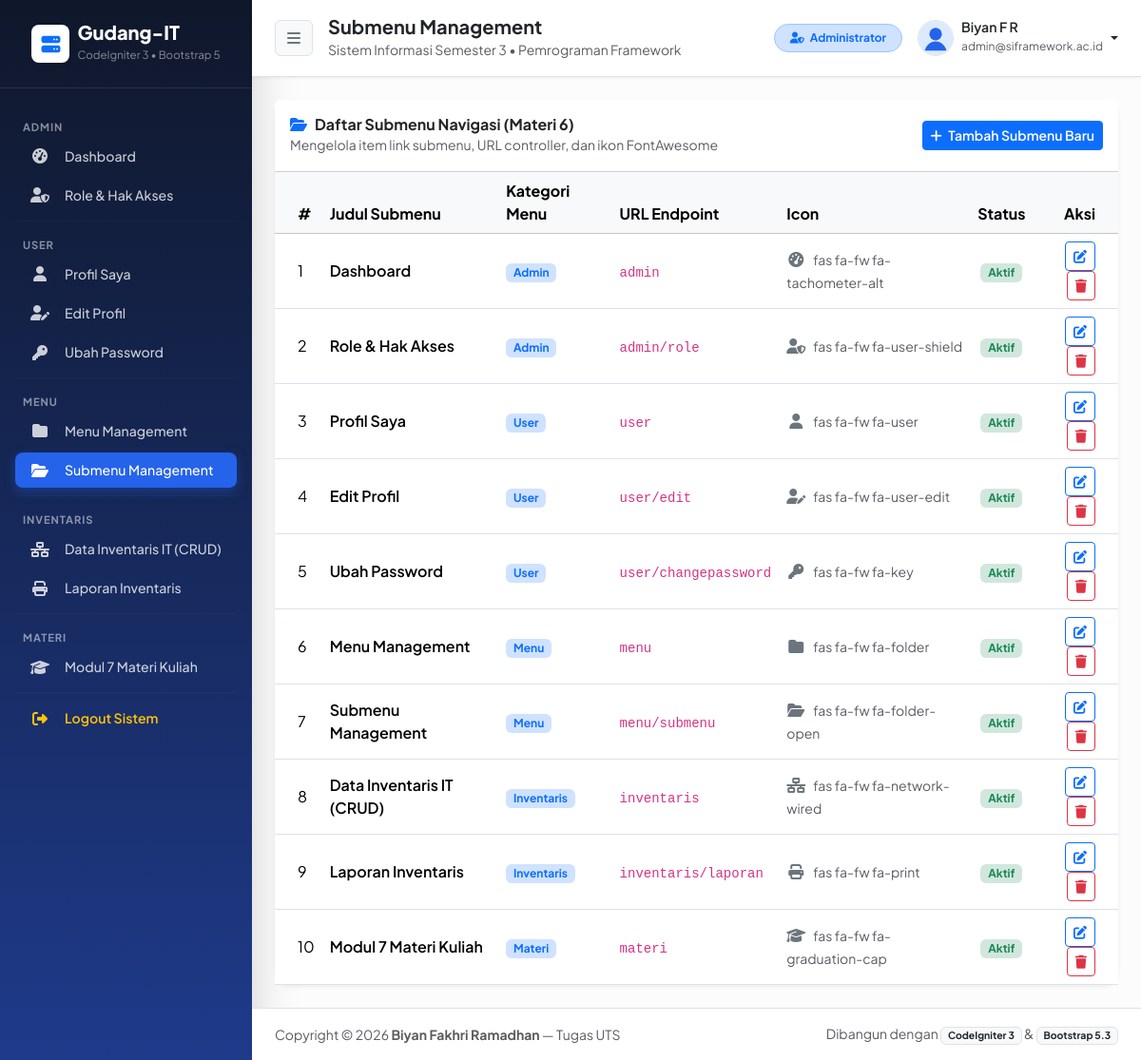
The page /index.php/menu/submenu (signed in) on the database its author committed.
### tables this page shows
CREATE TABLE `user_menu` (
  `id` int(11) NOT NULL AUTO_INCREMENT,
  `menu` varchar(128) NOT NULL,
  PRIMARY KEY (`id`)
);

CREATE TABLE `user_sub_menu` (
  `id` int(11) NOT NULL AUTO_INCREMENT,
  `menu_id` int(11) NOT NULL,
  `title` varchar(128) NOT NULL,
  `url` varchar(128) NOT NULL,
  `icon` varchar(128) NOT NULL,
  `is_active` int(1) NOT NULL DEFAULT 1,
  PRIMARY KEY (`id`),
  KEY `menu_id` (`menu_id`)
);

CREATE TABLE `user` (
  `id` int(11) NOT NULL AUTO_INCREMENT,
  `name` varchar(128) NOT NULL,
  `email` varchar(128) NOT NULL,
  `image` varchar(128) NOT NULL DEFAULT 'default.svg',
  `password` varchar(256) NOT NULL,
  `role_id` int(11) NOT NULL,
  `is_active` int(1) NOT NULL DEFAULT 1,
  `date_created` int(11) NOT NULL,
  PRIMARY KEY (`id`),
  UNIQUE KEY `email` (`email`)
);

### application/controllers/Menu.php (called while the page is built, shortened)
<?php
class Menu extends CI_Controller
{
    public function __construct()
    {
        is_logged_in();
        $this->load->model('Menu_model', 'menu');
    }
    public function submenu()
    {
        $data['title'] = 'Submenu Management';
        $data['user'] = $this->db->get_where('user', ['email' => $this->session->userdata('email')])->row_array();
        $data['subMenu'] = $this->menu->getSubMenu();
        $data['menu'] = $this->db->get('user_menu')->result_array();
        $this->form_validation->set_rules('title', 'Judul Submenu', 'required|trim');
        $this->form_validation->set_rules('menu_id', 'Kategori Menu', 'required|trim');
        $this->form_validation->set_rules('url', 'URL Submenu', 'required|trim');
        $this->form_validation->set_rules('icon', 'Icon FontAwesome', 'required|trim');
        if ($this->form_validation->run() == false) {
            $this->load->view('templates/header', $data);
            $this->load->view('templates/sidebar', $data);
            $this->load->view('templates/topbar', $data);
            $this->load->view('menu/submenu', $data);
            $this->load->view('templates/footer');
        }
    }
}

### index.php (called while the page is built, shortened)
<?php
require_once BASEPATH . 'core/CodeIgniter.php';

### application/models/Menu_model.php (called while the page is built, shortened)
<?php
class Menu_model extends CI_Model
{
    public function getSubMenu()
    {
        $query = "SELECT `user_sub_menu`.*, `user_menu`.`menu`
                    FROM `user_sub_menu` JOIN `user_menu`
                      ON `user_sub_menu`.`menu_id` = `user_menu`.`id`
                ORDER BY `user_sub_menu`.`menu_id` ASC, `user_sub_menu`.`id` ASC";
        return $this->db->query($query)->result_array();
    }
}

### application/helpers/wpu_helper.php (called while the page is built, shortened)
<?php
function is_logged_in()
{
    $ci = get_instance();
    if (!$ci->session->userdata('email')) {
        redirect('auth');
    } else {
        $menu = ucfirst(strtolower((string)$ci->uri->segment(1)));
        $queryMenu = $ci->db->get_where('user_menu', ['menu' => $menu])->row_array();
    }
}

### application/views/menu/submenu.php (the view, shortened to what this page needs)
<div class="row">
    <div class="col-lg-12">
        <div class="card border-0 shadow-sm rounded-4">
            <div class="card-header bg-white py-3 d-flex justify-content-between align-items-center">
                <div>
                    <h6 class="m-0 fw-bold text-dark"><i class="fas fa-folder-open text-primary me-2"></i>Daftar Submenu Navigasi (Materi 6)</h6>
                    <small class="text-muted">Mengelola item link submenu, URL controller, dan ikon FontAwesome</small>
                </div>
                <button class="btn btn-primary btn-sm fw-semibold" data-bs-toggle="modal" data-bs-target="#newSubMenuModal">
                    <i class="fas fa-plus me-1"></i> Tambah Submenu Baru
                </button>
            </div>
            <div class="card-body p-0">
                <div class="table-responsive">
                    <table class="table table-hover align-middle mb-0">
                        <thead class="table-light">
                            <tr>
                                <th class="ps-4">#</th>
                                <th>Judul Submenu</th>
                                <th>Kategori Menu</th>
                                <th>URL Endpoint</th>
                                <th>Icon</th>
                                <th class="text-center">Status</th>
                                <th class="text-end pe-4">Aksi</th>
                            </tr>
                        </thead>
                        <tbody>
                            <?php $i = 1; foreach ($subMenu as $sm) : ?>
                            <tr>
                                <td class="ps-4"><?= $i++; ?></td>
                                <td class="fw-semibold"><?= $sm['title']; ?></td>
                                <td><span class="badge bg-primary-subtle text-primary"><?= $sm['menu']; ?></span></td>
                                <td><code><?= $sm['url']; ?></code></td>
                                <td><i class="<?= $sm['icon']; ?> text-secondary me-2"></i><small class="text-muted"><?= $sm['icon']; ?></small></td>
                                <td class="text-center">
                                    <?php if ($sm['is_active'] == 1) : ?>
                                        <span class="badge bg-success-subtle text-success">Aktif</span>
                                    <?php else : ?>
                                        <span class="badge bg-secondary-subtle text-secondary">Nonaktif</span>
                                    <?php endif; ?>
                                </td>
                                <td class="text-end pe-4">
                                    <a href="<?= base_url('menu/editsubmenu/') . $sm['id']; ?>" class="btn btn-outline-primary btn-sm">
                                        <i class="fas fa-edit"></i>
                                    </a>
                                    <a href="<?= base_url('menu/deletesubmenu/') . $sm['id']; ?>" class="btn btn-outline-danger btn-sm" onclick="return confirm('Yakin ingin menghapus submenu ini?');">
                                        <i class="fas fa-trash"></i>
                                    </a>
                                </td>
                            </tr>
                            <?php endforeach; ?>
                        </tbody>
                    </table>
                </div>
            </div>
        </div>
    </div>
</div>

### application/views/templates/sidebar.php
<aside id="sidebar-wrapper" class="sidebar-gradient text-white shadow-lg">
    <div class="sidebar-brand d-flex align-items-center justify-content-center py-4 px-3 border-bottom border-white border-opacity-10">
        <div class="brand-icon bg-white text-primary rounded-3 d-flex align-items-center justify-content-center me-2 shadow-sm" style="width:40px;height:40px;">
            <i class="fas fa-server fa-lg"></i>
        </div>
        <div class="text-start">
            <div class="fw-extrabold fs-5 lh-1 tracking-tight">Gudang-IT</div>
            <small class="text-white-50" style="font-size: 0.72rem;">CodeIgniter 3 &bull; Bootstrap 5</small>
        </div>
    </div>
    <div class="sidebar-nav px-3 py-3">
        <?php
        $role_id = $this->session->userdata('role_id');
        $queryMenu = "SELECT `user_menu`.`id`, `menu`
                        FROM `user_menu` JOIN `user_access_menu`
                          ON `user_menu`.`id` = `user_access_menu`.`menu_id`
                       WHERE `user_access_menu`.`role_id` = $role_id
                    ORDER BY `user_access_menu`.`menu_id` ASC";
        $menu = $this->db->query($queryMenu)->result_array();
        ?>
        <?php foreach ($menu as $m) : ?>
            <div class="sidebar-heading text-uppercase fw-bold text-white-50 mt-3 mb-1 px-2" style="font-size: 0.70rem; letter-spacing: 0.08em;">
                <?= $m['menu']; ?>
            </div>
            <?php
            $menuId = $m['id'];
            $querySubMenu = "SELECT *
                               FROM `user_sub_menu` JOIN `user_menu`
                                 ON `user_sub_menu`.`menu_id` = `user_menu`.`id`
                              WHERE `user_sub_menu`.`menu_id` = $menuId
                                AND `user_sub_menu`.`is_active` = 1";
            $subMenu = $this->db->query($querySubMenu)->result_array();
            ?>
            <?php foreach ($subMenu as $sm) : ?>
                <?php $isActive = ($title == $sm['title']) ? 'active' : ''; ?>
                <a href="<?= base_url($sm['url']); ?>" class="nav-link-sidebar d-flex align-items-center rounded-3 px-3 py-2 mb-1 text-decoration-none <?= $isActive; ?>">
                    <i class="<?= $sm['icon']; ?> me-3 text-center" style="width: 20px;"></i>
                    <span class="fw-medium" style="font-size: 0.88rem;"><?= $sm['title']; ?></span>
                </a>
            <?php endforeach; ?>
            <hr class="border-white border-opacity-10 my-2">
        <?php endforeach; ?>
        <a href="<?= base_url('auth/logout'); ?>" class="nav-link-sidebar d-flex align-items-center rounded-3 px-3 py-2 mt-2 text-decoration-none text-warning" data-bs-toggle="modal" data-bs-target="#logoutModal">
            <i class="fas fa-fw fa-sign-out-alt me-3 text-center" style="width: 20px;"></i>
            <span class="fw-semibold" style="font-size: 0.88rem;">Logout Sistem</span>
        </a>
    </div>
</aside>

### application/views/templates/topbar.php (shortened to what this page needs)
<div id="page-content-wrapper" class="w-100 d-flex flex-column min-vh-100">
      <nav class="navbar navbar-expand-lg navbar-light bg-white border-bottom shadow-xs px-4 py-3 sticky-top no-print">
          <div class="d-flex align-items-center">
              <button class="btn btn-light border me-3" id="sidebarToggle" title="Toggle Menu">
                  <i class="fas fa-bars text-secondary"></i>
              </button>
              <div>
                  <h5 class="mb-0 fw-bold text-dark"><?= $title; ?></h5>
                  <small class="text-muted">Sistem Informasi Semester 3 &bull; Pemrograman Framework</small>
              </div>
          </div>
          <div class="ms-auto d-flex align-items-center gap-3">
              <span class="badge <?= ($user['role_id'] == 1) ? 'bg-primary-subtle text-primary border border-primary-subtle' : 'bg-success-subtle text-success border border-success-subtle'; ?> px-3 py-2 rounded-pill d-none d-md-inline-block">
                  <i class="fas <?= ($user['role_id'] == 1) ? 'fa-user-shield' : 'fa-user-cog'; ?> me-1"></i>
                  <?= ($user['role_id'] == 1) ? 'Administrator' : 'Member / Teknisi'; ?>
              </span>
              <div class="dropdown">
                  <a class="d-flex align-items-center text-decoration-none dropdown-toggle text-dark" href="#" role="button" data-bs-toggle="dropdown">
                      <img src="<?= base_url('assets/img/' . $user['image']); ?>" alt="Profile" class="rounded-circle border me-2" width="38" height="38">
                      <div class="d-none d-sm-block text-start me-1">
                          <div class="fw-semibold lh-1" style="font-size:0.88rem;"><?= $user['name']; ?></div>
                          <small class="text-muted" style="font-size:0.75rem;"><?= $user['email']; ?></small>
                      </div>
                  </a>
              </div>
          </div>
      </nav>
      <main class="container-fluid px-4 py-4 flex-grow-1">

### assets/css/style.css (style rules this page uses)
body { font-family: 'Plus Jakarta Sans', -apple-system, BlinkMacSystemFont, sans-serif; background-color: #f4f7fe; color: #1e293b; }
.fw-extrabold { font-weight: 800; }
.shadow-xs { box-shadow: 0 1px 3px rgba(15, 23, 42, 0.06); }
#sidebar-wrapper { min-height: 100vh; width: 265px; flex-shrink: 0; background: linear-gradient(180deg, #0f172a 0%, #1e3a8a 100%); transition: margin 0.25s ease-out; }
.nav-link-sidebar { color: rgba(255, 255, 255, 0.78); transition: all 0.18s ease; }
.nav-link-sidebar.active { color: #ffffff; background-color: #2563eb; font-weight: 700; box-shadow: 0 4px 12px rgba(37, 99, 235, 0.35); }

### rows shown on the page
user_menu: menu "ADMIN"
user_sub_menu: title "Dashboard", user_menu.menu "Admin", url "admin", icon "fas fa-fw fa-tachometer-alt", is_active "Aktif"
user_sub_menu: title "Role & Hak Akses", user_menu.menu "Admin", url "admin/role", icon "fas fa-fw fa-user-shield", is_active "Aktif"
user_menu: menu "USER"
user_sub_menu: title "Profil Saya", user_menu.menu "User", url "user", icon "fas fa-fw fa-user", is_active "Aktif"
user_sub_menu: title "Edit Profil", user_menu.menu "User", url "user/edit", icon "fas fa-fw fa-user-edit", is_active "Aktif"
user_sub_menu: title "Ubah Password", user_menu.menu "User", url "user/changepassword", icon "fas fa-fw fa-key", is_active "Aktif"
user_menu: menu "MENU"
user_sub_menu: title "Menu Management", user_menu.menu "Menu", url "menu", icon "fas fa-fw fa-folder", is_active "Aktif"
user_sub_menu: title "Submenu Management", user_menu.menu "Menu", url "menu/submenu", icon "fas fa-fw fa-folder-open", is_active "Aktif"
user_menu: menu "INVENTARIS"
user_sub_menu: title "Data Inventaris IT (CRUD)", user_menu.menu "Inventaris", url "inventaris", icon "fas fa-fw fa-network-wired", is_active "Aktif"
user_sub_menu: title "Laporan Inventaris", user_menu.menu "Inventaris", url "inventaris/laporan", icon "fas fa-fw fa-print", is_active "Aktif"
user_menu: menu "MATERI"
user_sub_menu: title "Modul 7 Materi Kuliah", user_menu.menu "Materi", url "materi", icon "fas fa-fw fa-graduation-cap", is_active "Aktif"
user: image (placeholder picture), name "Biyan F R", email "admin@siframework.ac.id"

### other values the page prints
$title "Submenu Management"
